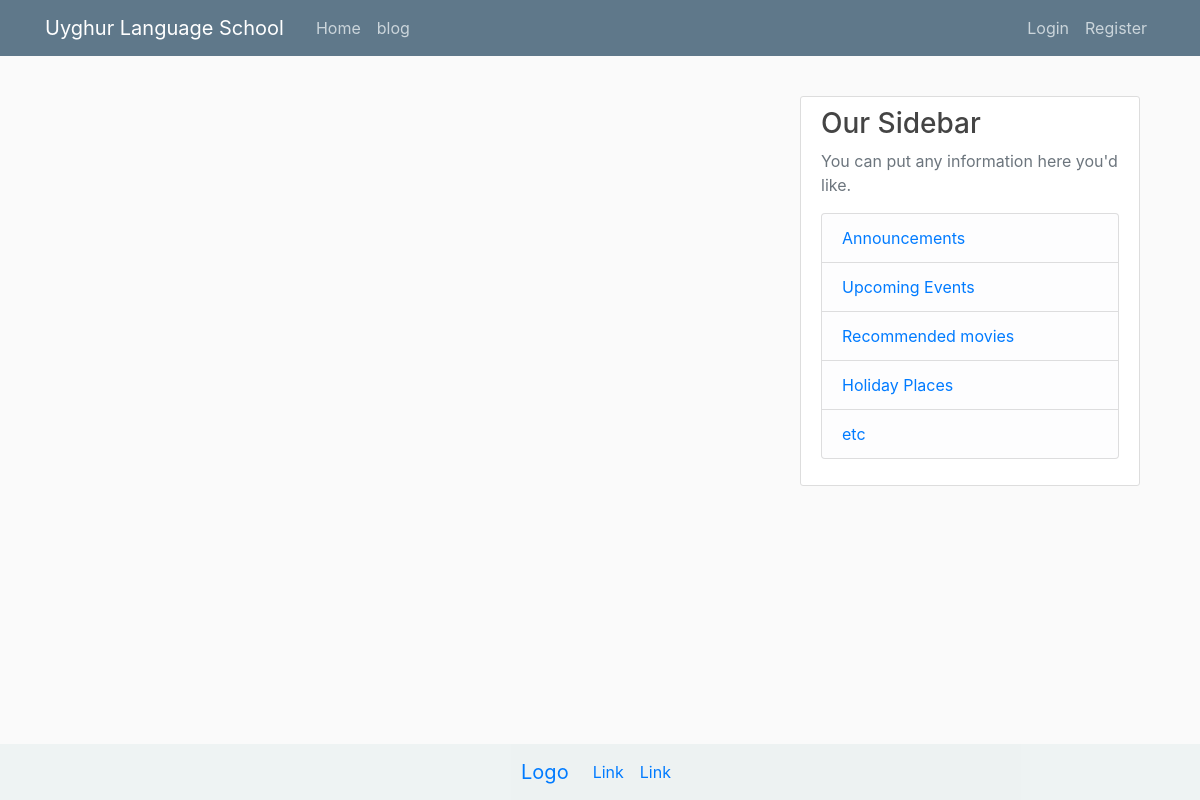
Before: /blog with the older database file.
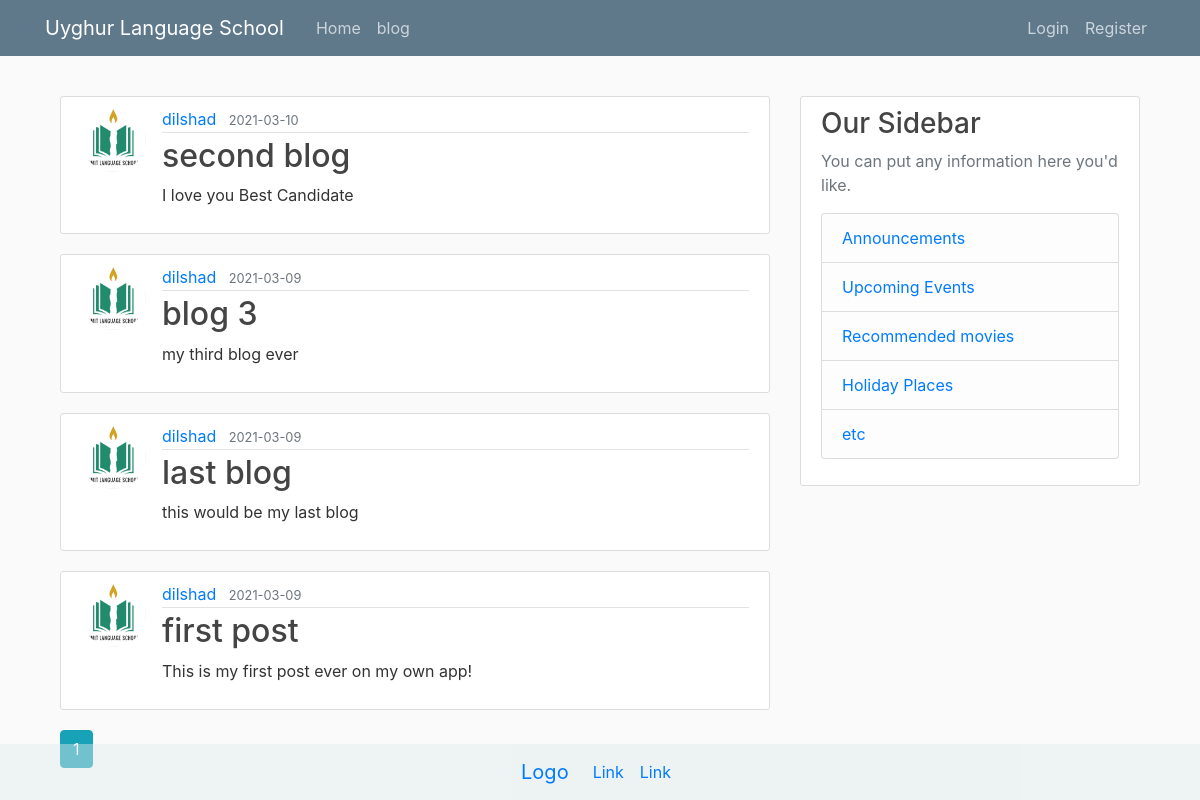
After: the same page with the newer database file.
### school_app/models.py (models this page shows, shortened)
class Post(db.Model):
    id = db.Column(db.Integer, primary_key=True)
    title = db.Column(db.String(1000), nullable=False)
    date_posted = db.Column(db.DateTime, nullable=False, default=datetime.utcnow)
    content = db.Column(db.Text, nullable=False)
    user_id = db.Column(db.Integer, db.ForeignKey('user.id'), nullable=False)

class User(db.Model, UserMixin):
    id = db.Column(db.Integer, primary_key=True)
    username = db.Column(db.String(20), unique=True, nullable=False)
    email = db.Column(db.String(120), unique=True, nullable=False)
    image_file = db.Column(db.String(20), nullable=False, default='default.jpg')
    password = db.Column(db.String(60), nullable=False)
    posts = db.relationship('Post', backref='author', lazy=True)

### school_app/main/routes.py (the view)
@main.route('/blog')
def blog():
    page = request.args.get('page', 1, type=int)
    posts = Post.query.order_by(Post.date_posted.desc()).paginate(page=page, per_page=4)
    return render_template('blog.html', title='Blog', posts=posts)

### school_app/templates/blog.html
{% extends "layout.html" %}
{% block content %}
<main role="main" class="container pt-3">
    <div class="row">
        <div class="col-md-8">
            {% for post in posts.items %}
                <article class="media content-section">
                    <img class="rounded-circle article-img" src="{{ url_for('static', filename='profile_pics/' + post.author.image_file) }}">
                    <div class="media-body">
                        <div class="article-metadata">
                            <a class="mr-2" href="{{ url_for('users.user_posts', username=post.author.username) }}">{{ post.author.username }}</a>
                            <small class="text-muted">{{ post.date_posted.strftime('%Y-%m-%d') }}</small>
                        </div>
                        <h2><a class="article-title" href="{{ url_for('posts.post', post_id=post.id) }}">{{ post.title }}</a></h2>
                        <p class="article-content">{{ post.content }}</p>
                    </div>
                </article>
            {% endfor %}
            {% for page_num in posts.iter_pages(left_edge=1, right_edge=1, left_current=1, right_current=2) %}
                {% if page_num %}
                    {% if posts.page == page_num %}
                        <a class="btn btn-info mb-4" href="{{ url_for('main.blog', page=page_num) }}">{{ page_num }}</a>
                    {% else %}
                        <a class="btn btn-outline-info mb-4" href="{{ url_for('main.blog', page=page_num) }}">{{ page_num }}</a>
                    {% endif %}
                {% else %}
                    ...
                {% endif %}
            {% endfor %}
        </div>
        <div class="col-md-4">
            <div class="content-section">
                <h3>Our Sidebar</h3>
                <p class='text-muted'>You can put any information here you'd like.
                    <ul class="list-group">
                        <li class="list-group-item list-group-item-light"><a href="#">Announcements</a></li>
                        <li class="list-group-item list-group-item-light"><a href="#">Upcoming Events</a></li>
                        <li class="list-group-item list-group-item-light"><a href="#">Recommended movies</a></li>
                        <li class="list-group-item list-group-item-light"><a href="#">Holiday Places</a></li>
                        <li class="list-group-item list-group-item-light"><a href="#">etc</a></li>
                    </ul>
                </p>
            </div>
        </div>
{% endblock content %}

### school_app/templates/layout.html (shortened to what this page needs)
<!DOCTYPE html>
<html>
<head>
    <link rel="stylesheet" href="https://maxcdn.bootstrapcdn.com/bootstrap/4.0.0/css/bootstrap.min.css">
    <link rel="stylesheet" type="text/css" href="{{ url_for('static', filename='main.css') }}">
</head>
<body>
    <header class="site-header">
        <nav class="navbar navbar-expand-md navbar-dark bg-steel fixed-top">
            <div class="container">
                <a class="navbar-brand mr-4" href="/">Uyghur Language School</a>
                <div class="collapse navbar-collapse" id="navbarToggle">
                    <div class="navbar-nav mr-auto">
                        <a class="nav-item nav-link" href="{{ url_for('main.home') }}">Home</a>
                        <a class="nav-item nav-link" href="{{ url_for('main.blog') }}">blog</a>
                    </div>
                    <div class="navbar-nav">
                        {% if current_user.is_authenticated %}
                            {% if current_user.email == "dilshaat@gmail.com" %}
                                <a class="nav-item nav-link" href="{{ url_for('posts.new_post') }}">New Post</a>
                                <a class="nav-item nav-link" href="{{ url_for('users.account') }}">Account</a>
                                <a class="nav-item nav-link" href="{{ url_for('users.logout') }}">Logout</a>
                            {% else %}
                                <a class="nav-item nav-link" href="{{ url_for('users.account') }}">Account</a>
                                <a class="nav-item nav-link" href="{{ url_for('users.logout') }}">Logout</a>
                            {% endif %}
                        {% else %}
                            <a class="nav-item nav-link" href="{{ url_for('users.login') }}">Login</a>
                            <a class="nav-item nav-link" href="{{ url_for('users.register') }}">Register</a>
                        {% endif %}
                    </div>
                </div>
            </div>
        </nav>
    </header>
    <main role="main" class="container">
        <div class="row">
            <div class="col-md-12">
                {% block content %}{% endblock %}
            </div>
        </div>
    </main>
    <nav class="navbar navbar-expand-sm justify-content-center fixed-bottom" style="background-color:#dee9e973;">
        <a class="navbar-brand" href="#">Logo</a>
        <ul class="navbar-nav">
            <li class="nav-item">
                <a class="nav-link" href="javascript:void(0)">Link</a>
            </li>
            <li class="nav-item">
                <a class="nav-link" href="javascript:void(0)">Link</a>
            </li>
        </ul>
    </nav>
</body>
</html>

### school_app/static/main.css (style rules this page uses)
body { background: #fafafa; color: #333333; margin-top: 5rem; }
h1, h2, h3, h4, h5, h6 { color: #444444; }
.bg-steel { background-color: #5f788a; }
.site-header .navbar-nav .nav-link { color: #cbd5db; }
.content-section { background: #ffffff; padding: 10px 20px; border: 1px solid #dddddd; border-radius: 3px; margin-bottom: 20px; }
.article-title { color: #444444; }
.article-content { white-space: pre-line; }
.article-img { height: 65px; width: 65px; margin-right: 16px; }
.article-metadata { padding-bottom: 1px; margin-bottom: 4px; border-bottom: 1px solid #e3e3e3 }

Changed rows visible on the page:
added Post: image_file (picture), author.username "dilshad", date_posted "2021-03-10", title "second blog", content "I love you Best Candidate"
added Post: image_file (picture), author.username "dilshad", date_posted "2021-03-09", title "blog 3", content "my third blog ever"
added Post: image_file (picture), author.username "dilshad", date_posted "2021-03-09", title "last blog", content "this would be my last blog"
added Post: image_file (picture), author.username "dilshad", date_posted "2021-03-09", title "first post", content "This is my first post ever on my own app!"
Other visible differences:
new list line: "1"
